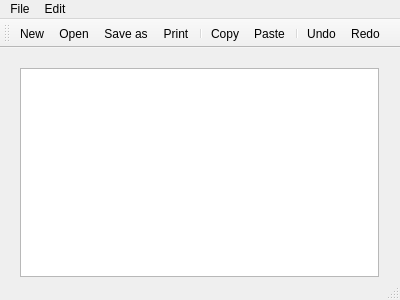
<?xml version="1.0" encoding="UTF-8"?>
<ui version="4.0">
 <class>MainWindow</class>
 <widget class="QMainWindow" name="MainWindow">
  <property name="geometry">
   <rect>
    <x>0</x>
    <y>0</y>
    <width>400</width>
    <height>300</height>
   </rect>
  </property>
  <property name="windowTitle">
   <string>MainWindow</string>
  </property>
  <widget class="QWidget" name="centralWidget">
   <widget class="QWidget" name="verticalLayoutWidget">
    <property name="geometry">
     <rect>
      <x>9</x>
      <y>9</y>
      <width>381</width>
      <height>231</height>
     </rect>
    </property>
    <layout class="QVBoxLayout" name="verticalLayout">
     <item>
      <widget class="QTextEdit" name="textEdit"/>
     </item>
    </layout>
   </widget>
  </widget>
  <widget class="QMenuBar" name="menuBar">
   <property name="geometry">
    <rect>
     <x>0</x>
     <y>0</y>
     <width>400</width>
     <height>17</height>
    </rect>
   </property>
   <widget class="QMenu" name="menuFile">
    <property name="title">
     <string>File</string>
    </property>
    <addaction name="actionNew"/>
    <addaction name="actionopen"/>
    <addaction name="actionSave_as"/>
    <addaction name="actionprint"/>
    <addaction name="actionexit"/>
   </widget>
   <widget class="QMenu" name="menuEdit">
    <property name="title">
     <string>Edit</string>
    </property>
    <addaction name="actioncopy"/>
    <addaction name="actionpaste"/>
    <addaction name="actionundo"/>
    <addaction name="actionredo"/>
   </widget>
   <addaction name="menuFile"/>
   <addaction name="menuEdit"/>
  </widget>
  <widget class="QToolBar" name="mainToolBar">
   <attribute name="toolBarArea">
    <enum>TopToolBarArea</enum>
   </attribute>
   <attribute name="toolBarBreak">
    <bool>false</bool>
   </attribute>
   <addaction name="actionNew"/>
   <addaction name="actionopen"/>
   <addaction name="actionSave_as"/>
   <addaction name="actionprint"/>
   <addaction name="separator"/>
   <addaction name="actioncopy"/>
   <addaction name="actionpaste"/>
   <addaction name="separator"/>
   <addaction name="actionundo"/>
   <addaction name="actionredo"/>
  </widget>
  <widget class="QStatusBar" name="statusBar"/>
  <action name="actionNew">
   <property name="icon">
    <iconset resource="icon.qrc">
     <normaloff>:/svg/document-new-symbolic.svg</normaloff>:/svg/document-new-symbolic.svg</iconset>
   </property>
   <property name="text">
    <string>New</string>
   </property>
  </action>
  <action name="actionopen">
   <property name="icon">
    <iconset resource="icon.qrc">
     <normaloff>:/svg/document-open-symbolic.svg</normaloff>:/svg/document-open-symbolic.svg</iconset>
   </property>
   <property name="text">
    <string>Open</string>
   </property>
  </action>
  <action name="actionprint">
   <property name="icon">
    <iconset resource="icon.qrc">
     <normaloff>:/svg/document-print-symbolic.svg</normaloff>:/svg/document-print-symbolic.svg</iconset>
   </property>
   <property name="text">
    <string>Print</string>
   </property>
  </action>
  <action name="actionexit">
   <property name="icon">
    <iconset resource="icon.qrc">
     <normaloff>:/svg/application-exit-symbolic.svg</normaloff>:/svg/application-exit-symbolic.svg</iconset>
   </property>
   <property name="text">
    <string>Exit</string>
   </property>
  </action>
  <action name="actioncopy">
   <property name="icon">
    <iconset resource="icon.qrc">
     <normaloff>:/svg/edit-copy-symbolic.svg</normaloff>:/svg/edit-copy-symbolic.svg</iconset>
   </property>
   <property name="text">
    <string>Copy</string>
   </property>
  </action>
  <action name="actionpaste">
   <property name="icon">
    <iconset resource="icon.qrc">
     <normaloff>:/svg/edit-paste-symbolic.svg</normaloff>:/svg/edit-paste-symbolic.svg</iconset>
   </property>
   <property name="text">
    <string>Paste</string>
   </property>
  </action>
  <action name="actionundo">
   <property name="icon">
    <iconset resource="icon.qrc">
     <normaloff>:/svg/edit-undo-symbolic.svg</normaloff>:/svg/edit-undo-symbolic.svg</iconset>
   </property>
   <property name="text">
    <string>Undo</string>
   </property>
  </action>
  <action name="actionredo">
   <property name="icon">
    <iconset resource="icon.qrc">
     <normaloff>:/svg/edit-redo-symbolic.svg</normaloff>:/svg/edit-redo-symbolic.svg</iconset>
   </property>
   <property name="text">
    <string>Redo</string>
   </property>
  </action>
  <action name="actionSave_as">
   <property name="icon">
    <iconset resource="icon.qrc">
     <normaloff>:/svg/browser-download-symbolic.svg</normaloff>:/svg/browser-download-symbolic.svg</iconset>
   </property>
   <property name="text">
    <string>Save as</string>
   </property>
  </action>
 </widget>
 <layoutdefault spacing="6" margin="11"/>
 <resources>
  <include location="icon.qrc"/>
 </resources>
 <connections/>
</ui>
